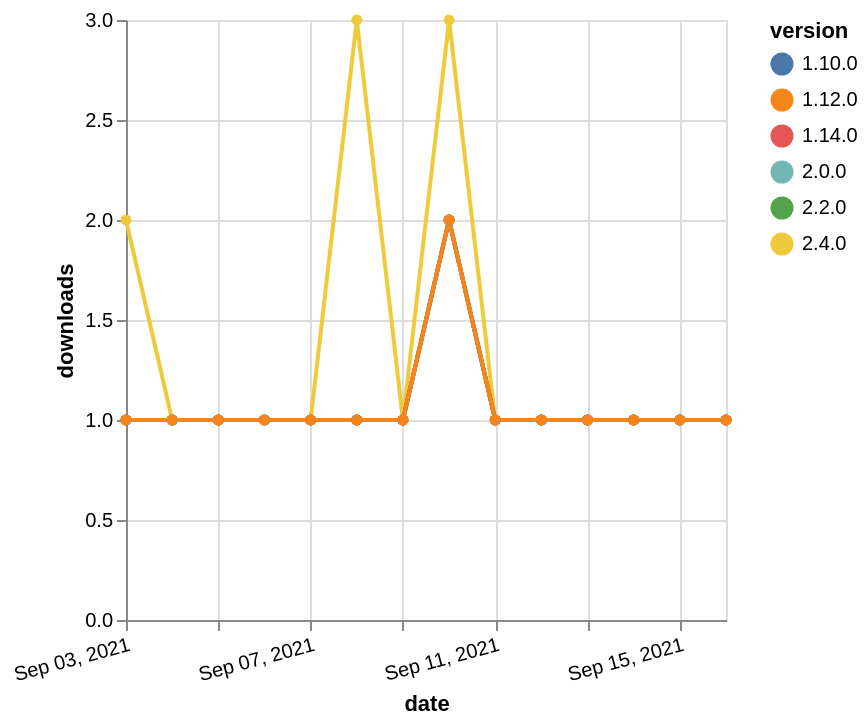

Express this chart as Vega-Lite.
### Vega-Lite specification from a JSON file in a GitHub repository (floating-point values rounded to 4 significant figures)
{"$schema": "https://vega.github.io/schema/vega-lite/v5.json", "description": "A simple bar chart with embedded data.", "data": {"values": [{"date": "2021-09-03", "total": 123, "delta": 2, "version": "2.4.0"}, {"date": "2021-09-04", "total": 124, "delta": 1, "version": "2.4.0"}, {"date": "2021-09-05", "total": 125, "delta": 1, "version": "2.4.0"}, {"date": "2021-09-06", "total": 126, "delta": 1, "version": "2.4.0"}, {"date": "2021-09-07", "total": 127, "delta": 1, "version": "2.4.0"}, {"date": "2021-09-08", "total": 130, "delta": 3, "version": "2.4.0"}, {"date": "2021-09-09", "total": 131, "delta": 1, "version": "2.4.0"}, {"date": "2021-09-10", "total": 134, "delta": 3, "version": "2.4.0"}, {"date": "2021-09-11", "total": 135, "delta": 1, "version": "2.4.0"}, {"date": "2021-09-12", "total": 136, "delta": 1, "version": "2.4.0"}, {"date": "2021-09-13", "total": 137, "delta": 1, "version": "2.4.0"}, {"date": "2021-09-14", "total": 138, "delta": 1, "version": "2.4.0"}, {"date": "2021-09-15", "total": 139, "delta": 1, "version": "2.4.0"}, {"date": "2021-09-16", "total": 140, "delta": 1, "version": "2.4.0"}, {"date": "2021-09-03", "total": 249, "delta": 1, "version": "1.10.0"}, {"date": "2021-09-04", "total": 250, "delta": 1, "version": "1.10.0"}, {"date": "2021-09-05", "total": 251, "delta": 1, "version": "1.10.0"}, {"date": "2021-09-06", "total": 252, "delta": 1, "version": "1.10.0"}, {"date": "2021-09-07", "total": 253, "delta": 1, "version": "1.10.0"}, {"date": "2021-09-08", "total": 254, "delta": 1, "version": "1.10.0"}, {"date": "2021-09-09", "total": 255, "delta": 1, "version": "1.10.0"}, {"date": "2021-09-10", "total": 257, "delta": 2, "version": "1.10.0"}, {"date": "2021-09-11", "total": 258, "delta": 1, "version": "1.10.0"}, {"date": "2021-09-12", "total": 259, "delta": 1, "version": "1.10.0"}, {"date": "2021-09-13", "total": 260, "delta": 1, "version": "1.10.0"}, {"date": "2021-09-14", "total": 261, "delta": 1, "version": "1.10.0"}, {"date": "2021-09-15", "total": 262, "delta": 1, "version": "1.10.0"}, {"date": "2021-09-16", "total": 263, "delta": 1, "version": "1.10.0"}, {"date": "2021-09-03", "total": 170, "delta": 1, "version": "2.0.0"}, {"date": "2021-09-04", "total": 171, "delta": 1, "version": "2.0.0"}, {"date": "2021-09-05", "total": 172, "delta": 1, "version": "2.0.0"}, {"date": "2021-09-06", "total": 173, "delta": 1, "version": "2.0.0"}, {"date": "2021-09-07", "total": 174, "delta": 1, "version": "2.0.0"}, {"date": "2021-09-08", "total": 175, "delta": 1, "version": "2.0.0"}, {"date": "2021-09-09", "total": 176, "delta": 1, "version": "2.0.0"}, {"date": "2021-09-10", "total": 178, "delta": 2, "version": "2.0.0"}, {"date": "2021-09-11", "total": 179, "delta": 1, "version": "2.0.0"}, {"date": "2021-09-12", "total": 180, "delta": 1, "version": "2.0.0"}, {"date": "2021-09-13", "total": 181, "delta": 1, "version": "2.0.0"}, {"date": "2021-09-14", "total": 182, "delta": 1, "version": "2.0.0"}, {"date": "2021-09-15", "total": 183, "delta": 1, "version": "2.0.0"}, {"date": "2021-09-16", "total": 184, "delta": 1, "version": "2.0.0"}, {"date": "2021-09-03", "total": 154, "delta": 1, "version": "2.2.0"}, {"date": "2021-09-04", "total": 155, "delta": 1, "version": "2.2.0"}, {"date": "2021-09-05", "total": 156, "delta": 1, "version": "2.2.0"}, {"date": "2021-09-06", "total": 157, "delta": 1, "version": "2.2.0"}, {"date": "2021-09-07", "total": 158, "delta": 1, "version": "2.2.0"}, {"date": "2021-09-08", "total": 159, "delta": 1, "version": "2.2.0"}, {"date": "2021-09-09", "total": 160, "delta": 1, "version": "2.2.0"}, {"date": "2021-09-10", "total": 162, "delta": 2, "version": "2.2.0"}, {"date": "2021-09-11", "total": 163, "delta": 1, "version": "2.2.0"}, {"date": "2021-09-12", "total": 164, "delta": 1, "version": "2.2.0"}, {"date": "2021-09-13", "total": 165, "delta": 1, "version": "2.2.0"}, {"date": "2021-09-14", "total": 166, "delta": 1, "version": "2.2.0"}, {"date": "2021-09-15", "total": 167, "delta": 1, "version": "2.2.0"}, {"date": "2021-09-16", "total": 168, "delta": 1, "version": "2.2.0"}, {"date": "2021-09-03", "total": 196, "delta": 1, "version": "1.14.0"}, {"date": "2021-09-04", "total": 197, "delta": 1, "version": "1.14.0"}, {"date": "2021-09-05", "total": 198, "delta": 1, "version": "1.14.0"}, {"date": "2021-09-06", "total": 199, "delta": 1, "version": "1.14.0"}, {"date": "2021-09-07", "total": 200, "delta": 1, "version": "1.14.0"}, {"date": "2021-09-08", "total": 201, "delta": 1, "version": "1.14.0"}, {"date": "2021-09-09", "total": 202, "delta": 1, "version": "1.14.0"}, {"date": "2021-09-10", "total": 204, "delta": 2, "version": "1.14.0"}, {"date": "2021-09-11", "total": 205, "delta": 1, "version": "1.14.0"}, {"date": "2021-09-12", "total": 206, "delta": 1, "version": "1.14.0"}, {"date": "2021-09-13", "total": 207, "delta": 1, "version": "1.14.0"}, {"date": "2021-09-14", "total": 208, "delta": 1, "version": "1.14.0"}, {"date": "2021-09-15", "total": 209, "delta": 1, "version": "1.14.0"}, {"date": "2021-09-16", "total": 210, "delta": 1, "version": "1.14.0"}, {"date": "2021-09-03", "total": 208, "delta": 1, "version": "1.12.0"}, {"date": "2021-09-04", "total": 209, "delta": 1, "version": "1.12.0"}, {"date": "2021-09-05", "total": 210, "delta": 1, "version": "1.12.0"}, {"date": "2021-09-06", "total": 211, "delta": 1, "version": "1.12.0"}, {"date": "2021-09-07", "total": 212, "delta": 1, "version": "1.12.0"}, {"date": "2021-09-08", "total": 213, "delta": 1, "version": "1.12.0"}, {"date": "2021-09-09", "total": 214, "delta": 1, "version": "1.12.0"}, {"date": "2021-09-10", "total": 216, "delta": 2, "version": "1.12.0"}, {"date": "2021-09-11", "total": 217, "delta": 1, "version": "1.12.0"}, {"date": "2021-09-12", "total": 218, "delta": 1, "version": "1.12.0"}, {"date": "2021-09-13", "total": 219, "delta": 1, "version": "1.12.0"}, {"date": "2021-09-14", "total": 220, "delta": 1, "version": "1.12.0"}, {"date": "2021-09-15", "total": 221, "delta": 1, "version": "1.12.0"}, {"date": "2021-09-16", "total": 222, "delta": 1, "version": "1.12.0"}]}, "width": "container", "mark": {"type": "line", "point": {"filled": true}}, "encoding": {"x": {"field": "date", "type": "temporal", "timeUnit": "yearmonthdate", "title": "date", "axis": {"labelAngle": -15}}, "y": {"field": "delta", "type": "quantitative", "title": "downloads"}, "color": {"field": "version", "type": "nominal"}, "tooltip": {"field": "delta"}}}
